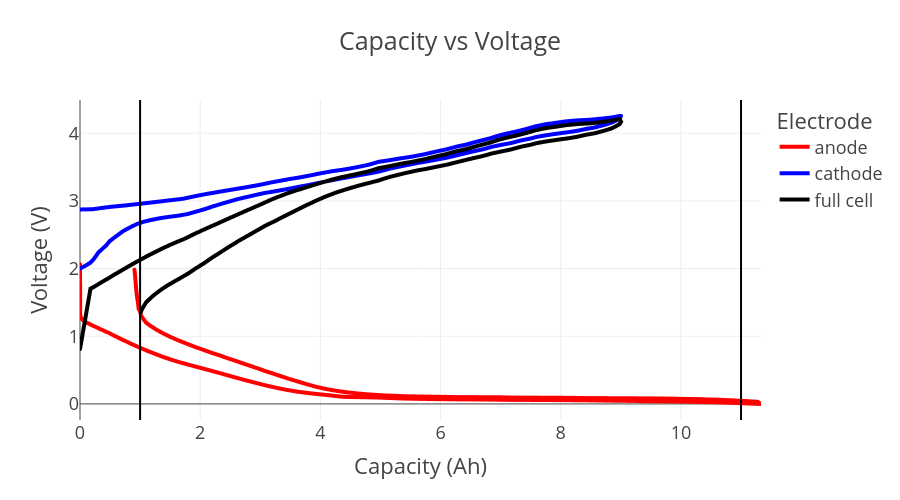

Here is the notebook cell this chart was saved with:
### Code cell
cells[0].get_capacity_voltage_plot(width=900, height=500)

### Figure 1 — Plotly figure (JSON) as saved in the notebook; plotly's stock layout.template omitted (floating-point values rounded to 4 significant figures; data arrays with more than 128 entries replaced by an {"elided": "..."} marker saying what was removed)
{"data": [{"hovertemplate": "Electrode=anode<br>Capacity (Ah)=%{x}<br>Voltage (V)=%{y}<extra></extra>", "legendgroup": "anode", "line": {"color": "red", "dash": "solid", "width": 4}, "marker": {"symbol": "circle"}, "mode": "lines", "name": "anode", "showlegend": true, "type": "scattergl", "x": {"elided": "1000 float values"}, "xaxis": "x", "y": {"elided": "1000 float values"}, "yaxis": "y"}, {"hovertemplate": "Electrode=cathode<br>Capacity (Ah)=%{x}<br>Voltage (V)=%{y}<extra></extra>", "legendgroup": "cathode", "line": {"color": "blue", "dash": "solid", "width": 4}, "marker": {"symbol": "circle"}, "mode": "lines", "name": "cathode", "showlegend": true, "type": "scattergl", "x": {"elided": "1000 float values"}, "xaxis": "x", "y": {"elided": "1000 float values"}, "yaxis": "y"}, {"hovertemplate": "Electrode=full cell<br>Capacity (Ah)=%{x}<br>Voltage (V)=%{y}<extra></extra>", "legendgroup": "full cell", "line": {"color": "black", "dash": "solid", "width": 4}, "marker": {"symbol": "circle"}, "mode": "lines", "name": "full cell", "showlegend": true, "type": "scattergl", "x": {"elided": "850 float values"}, "xaxis": "x", "y": {"elided": "850 float values"}, "yaxis": "y"}], "layout": {"height": 500, "legend": {"title": {"text": "Electrode"}, "tracegroupgap": 0}, "shapes": [{"line": {"color": "black", "width": 2}, "type": "line", "x0": 11, "x1": 11, "xref": "x", "y0": 0, "y1": 1, "yref": "y domain"}, {"line": {"color": "black", "width": 2}, "type": "line", "x0": 1, "x1": 1, "xref": "x", "y0": 0, "y1": 1, "yref": "y domain"}], "title": {"text": "Capacity vs Voltage"}, "width": 900, "xaxis": {"anchor": "y", "domain": [0, 1], "title": {"text": "Capacity (Ah)"}}, "yaxis": {"anchor": "x", "domain": [0, 1], "title": {"text": "Voltage (V)"}}}}
